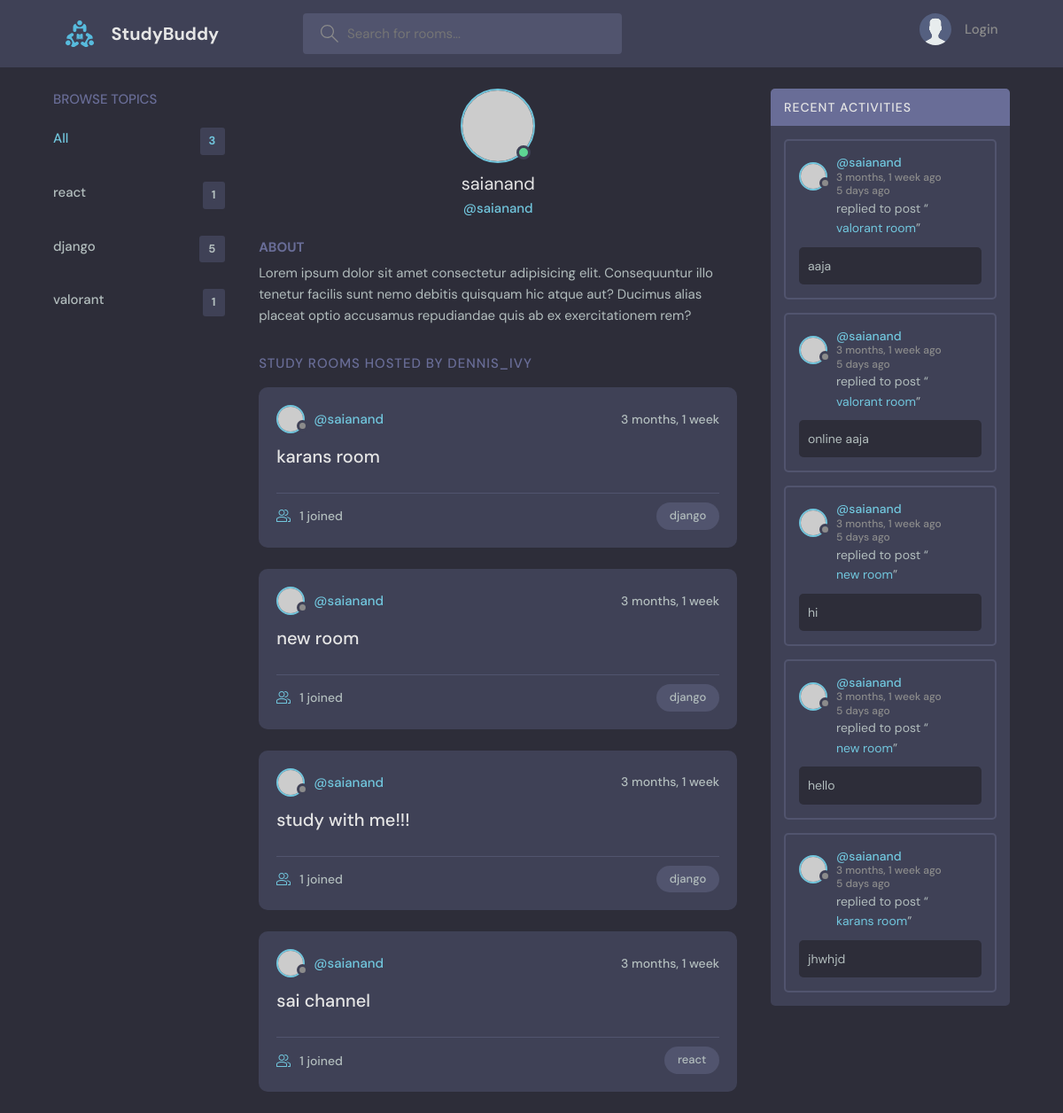
Page /profile/1/ on the committed database.
### base/models.py (models this page shows, shortened)
class Topic(models.Model):
    name = models.CharField(max_length=200)

class Room(models.Model):
    host = models.ForeignKey(User,on_delete=models.SET_NULL ,null = True)
    participants = models.ManyToManyField(User,related_name='participants',blank=True)
    name = models.CharField(max_length=200)
    topic = models.ForeignKey(Topic,on_delete=models.SET_NULL , null = True)
    description = models.TextField(null = True, blank = True)
    updated = models.DateTimeField( auto_now=True)
    created =  models.DateTimeField( auto_now_add=True)
    class Meta:
        ordering = ['-updated','-created']
    def __str__(self):
        return self.name

class Message(models.Model):
    user = models.ForeignKey(User,on_delete=models.CASCADE)
    room = models.ForeignKey(Room, on_delete=models.CASCADE)
    body = models.TextField()
    updated = models.DateTimeField( auto_now=True)
    created =  models.DateTimeField( auto_now_add=True)

### base/views.py (the view)
# urls.py: path('profile/<str:pk>/',views.profile,name='profile'),
def profile(request,pk):
    user = User.objects.get(id = pk)
    rooms = user.room_set.all()
    room_messages = user.message_set.all()
    topics = Topic.objects.all()
    context = {'user':user,'rooms':rooms,'room_messages':room_messages,'topics':topics}
    return render(request,'base/profile.html',context)

### base/templates/base/profile.html (shortened to what this page needs)
{% extends "main.html" %}
{% block content %}
  <main class="profile-page layout layout--3">
    <div class="container">
      {% include 'base/topics.html' %}
      <div class="roomList">
        <div class="profile">
          <div class="profile__avatar">
            <div class="avatar avatar--large active">
              <img src="https://randomuser.me/api/portraits/men/11.jpg" />
            </div>
          </div>
          <div class="profile__info">
            <h3>{{user.username}}</h3>
            <p>@{{user.username}}</p>
          </div>
          <div class="profile__about">
            <h3>About</h3>
            <p>
              Lorem ipsum dolor sit amet consectetur adipisicing elit. Consequuntur illo tenetur
              facilis sunt nemo debitis quisquam hic atque aut? Ducimus alias placeat optio
              accusamus repudiandae quis ab ex exercitationem rem?
            </p>
          </div>
        </div>
        <div class="roomList__header">
          <div>
            <h2>Study Rooms Hosted by dennis_ivy</a>
            </h2>
          </div>
        </div>
        {% include 'base/feed.html' %}
      </div>
      {% include 'base/activity.html' %}
    </div>
  </main>
{% endblock content %}

### templates/main.html (shortened to what this page needs)
<!DOCTYPE html>
{% load static %}
<html lang="en">
  <head>
    <link rel="stylesheet" href="{% static 'styling/style.css' %}" />
  </head>
  <body>
    <header class="header header--loggedIn">
      <div class="container">
        <a href="{% url 'home' %}" class="header__logo">
          <img src="{% static 'images/logo.svg' %}" />
          <h1>StudyBuddy</h1>
        </a>
        <form class="header__search" method="GET" action="{%url 'home' %}">
          <label>
            <input name='q' placeholder="Search for rooms..." />
          </label>
        </form>
        <nav class="header__menu">
          {% if request.user.is_authenticated %}
          <div class="header__user">
            <a href="{% url 'update-user' %}">
              <div class="avatar avatar--medium active">
                <img src="https://randomuser.me/api/portraits/men/37.jpg" />
              </div>
              <p>  {{request.user}} <span>@{{request.user}}</span></p>
            </a>
            <button class="dropdown-button">
              <svg version="1.1" xmlns="http://www.w3.org/2000/svg" width="32" height="32" viewBox="0 0 32 32">
                <title>chevron-down</title>
                <path d="M16 21l-13-13h-3l16 16 16-16h-3l-13 13z"></path>
              </svg>
            </button>
          </div>
          {% else %}
          <a href="{% url 'login' %}">
            <img src="{% static 'images/avatar.svg' %}" />
            <p>Login</p>
          </a>
           {% endif %}
        </nav>
      </div>
    </header>
    {% block content %}
    {% endblock content %}
  </body>
</html>

### base/templates/base/topics.html (shortened to what this page needs)
<div class="topics">
    <div class="topics__header">
      <h2>Browse Topics</h2>
    </div>
    <ul class="topics__list">
      <li>
        <a href="{% url 'home' %}" class="active">All <span>{{topics.count}}</span></a>
      </li>
      {% for topic in topics %}
      <li>
        <a href="{% url 'home' %}?q={{ topic.name }}"> {{topic.name}} <span>{{topic.room_set.all.count}}</span></a>
      </li>
      {% endfor %}
    </ul>
  </div>

### base/templates/base/feed.html (shortened to what this page needs)
{% for room in rooms %}
<div class="roomListRoom">
    <div class="roomListRoom__header">
      <a href="{% url 'profile' room.host.id %}" class="roomListRoom__author">
        <div class="avatar avatar--small">
          <img src="https://randomuser.me/api/portraits/women/11.jpg" />
        </div>
        <span>@{{room.host.username}}</span>
      </a>
      <div class="roomListRoom__actions">
        <span>{{room.created| timesince}}</span>
      </div>
    </div>
    <div class="roomListRoom__content">
      <a href="/room/{{ room.id }}">{{room.name}}</a>
    </div>
    <div class="roomListRoom__meta">
      <a  href="/room/{{ room.id }}" class="roomListRoom__joined">
        {{room.participants.all.count}} joined
      </a>
      <p class="roomListRoom__topic">{{room.topic.name}}</p>
    </div>
  </div>
{% endfor %}

### base/templates/base/activity.html (shortened to what this page needs)
<div class="activities">
    <div class="activities__header">
      <h2>Recent Activities</h2>
    </div>
    {% for message in room_messages %}
    <div class="activities__box">
      <div class="activities__boxHeader roomListRoom__header">
        <a href="{% url 'profile' message.user.id %}" class="roomListRoom__author">
          <div class="avatar avatar--small">
            <img src="https://randomuser.me/api/portraits/women/11.jpg" />
          </div>
          <p>
            @{{message.user.username}}
            <span>{{ message.created | timesince }} ago</span>
            <span>5 days ago</span>
          </p>
        </a>
      </div>
      <div class="activities__boxContent">
        <p>replied to post “<a href="{% url 'room' message.room.id %}">{{message.room}}</a>”</p>
        <div class="activities__boxRoomContent">
         {{message.body}}
        </div>
      </div>
    </div>
    {% endfor %}
  </div>

### rows in the picture
Topic: name "react", room_set.all.count "1"
Topic: name "django", room_set.all.count "5"
Topic: name "valorant", room_set.all.count "1"
Room: host.username "saianand", created "3 months, 1 week", name "karans room", participants.all.count "1", topic.name "django"
Room: host.username "saianand", created "3 months, 1 week", name "new room", participants.all.count "1", topic.name "django"
Room: host.username "saianand", created "3 months, 1 week", name "study with me!!!", participants.all.count "1", topic.name "django"
Room: host.username "saianand", created "3 months, 1 week", name "sai channel", participants.all.count "1", topic.name "react"
Message: user.username "saianand", created "3 months, 1 week", room "valorant room", body "aaja"
Message: user.username "saianand", created "3 months, 1 week", room "valorant room", body "online aaja"
Message: user.username "saianand", created "3 months, 1 week", room "new room", body "hi"
Message: user.username "saianand", created "3 months, 1 week", room "new room", body "hello"
Message: user.username "saianand", created "3 months, 1 week", room "karans room", body "jhwhjd"

### other values in the picture
{{ topics.count }} "3"
{{ user.username }} "saianand"
